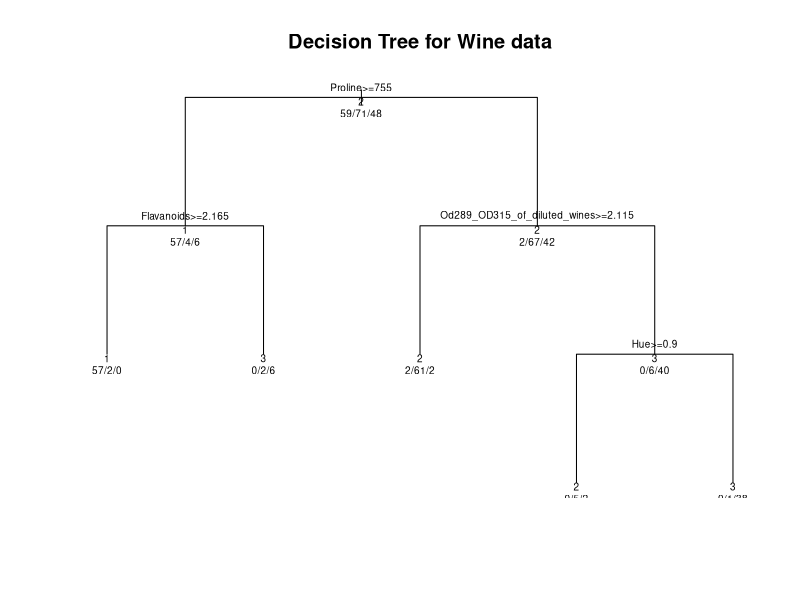

The R script that drew this image:
#build a decision tree using rpart
library(rpart)
winetrain <- read.csv("winedata.csv")
#shamelessly stolen from the rpart_in_lession script
cfit <- rpart(as.factor(c)~.,data=winetrain,method="class")
name1="decisionTREE_wine"
num=1
ext=".pdf"
name2=paste(name1,num,ext,sep='')
pdf(name2)
plot(cfit,uniform=T,main="Decision Tree for Wine data")
text(cfit,use.n=T,all=T,cex=.6)
dev.off()
pred <- predict(cfit,data=winetest,type="class")
t <- table(winetrain$c,pred)
print(t)
#run test data through decision tree